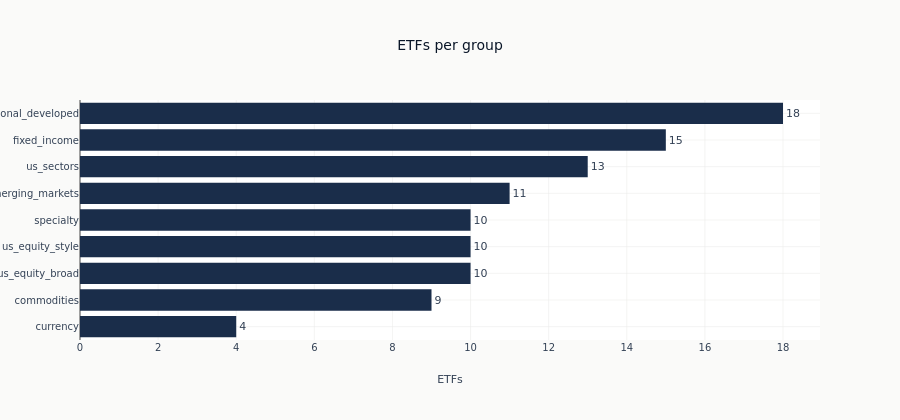

Notebook code for this chart:
### Code cell
fig = go.Figure(
    go.Bar(
        x=group_sizes["etfs"].to_list(),
        y=group_sizes["group"].to_list(),
        orientation="h",
        marker_color=COLORS["slate"],
        text=group_sizes["etfs"].to_list(),
        textposition="outside",
    )
)
fig.update_layout(
    title="ETFs per group",
    xaxis_title="ETFs",
    yaxis=dict(autorange="reversed"),
    height=420,
)
show_plotly_with_alt(
    fig,
    "A horizontal bar chart of how many ETFs each group holds, sorted from largest to "
    "smallest, with the count written at the end of each bar. The largest group holds "
    "several times what the smallest does.",
)

### Figure 1 — Plotly figure (JSON) as saved in the notebook; plotly's stock layout.template omitted (floating-point values rounded to 4 significant figures)
{"data": [{"marker": {"color": "#1a2d4a"}, "orientation": "h", "text": ["18", "15", "13", "11", "10", "10", "10", "9", "4"], "textposition": "outside", "type": "bar", "x": [18, 15, 13, 11, 10, 10, 10, 9, 4], "y": ["international_developed", "fixed_income", "us_sectors", "emerging_markets", "specialty", "us_equity_style", "us_equity_broad", "commodities", "currency"]}], "layout": {"height": 420, "title": {"text": "ETFs per group"}, "xaxis": {"title": {"text": "ETFs"}}, "yaxis": {"autorange": "reversed"}}}
